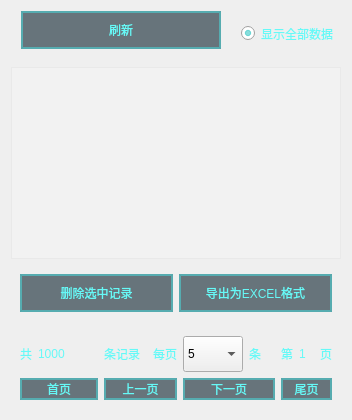
          <widget class="QWidget" name="tabDataFile">
           <property name="styleSheet">
            <string notr="true">#tabDataFile{
border-image: url(:/widget/调距桨背景.png);
}

QGroupBox{
	background-color: rgba(16, 57, 70, 1);
	border: 0px solid rgb(111, 255, 255);
	margin-top:3.3ex;
	color: rgba(102, 249, 247, 1);
	font: 12pt &quot;微软雅黑&quot;;
}

QGroupBox::title{
	subcontrol-origin: margin;
	subcontrol-position: top center;
	background-color: rgba(19, 67, 79, 1);
	padding: 7 10000px;
}

QLineEdit{
	background-color: rgba(255, 255, 255,0.2);
	border-width:0;
	border-style:outset;
	color: rgba(102, 249, 247, 1);
	font: 12pt &quot;微软雅黑&quot;;
}

QLabel{
	color: rgba(102, 249, 247, 1);
	font: 12pt &quot;微软雅黑&quot;;
}


QRadioButton{
	color: rgba(102, 249, 247, 1);
	font: 12pt &quot;微软雅黑&quot;;
}


QPushButton{
	border: 2px solid rgba(61, 255, 255,0.4);
	background-color: rgba(12, 34, 45, 0.6);
	font: 10pt &quot;微软雅黑&quot;;
	color: rgba(102, 249, 247, 1);
	text-align：center;
}

QPushButton::disabled{
	border: 0px;
	color: rgba(102, 249, 247, 0.3);
	text-align：center;
}

QPushButton::pressed{
	border: 2px solid rgba(61, 255, 255,0.8);
	background-color: rgba(12, 34, 45, 1);
	font: 12pt &quot;微软雅黑&quot;;
}

QPushButton::hover{
	border: 2.5px solid rgba(61, 255, 255,0.8);
	background-color: rgba(12, 34, 45, 0.6);
	font: 75 12pt &quot;微软雅黑&quot;;
}

QDoubleSpinBox{
	border: 0px solid rgba(61, 255, 255,0.4);
	background-color: rgba(255, 255, 255, 0.2);
	font: 12pt &quot;Times New Roman&quot;;
	color: rgba(102, 249, 247, 1);
	text-align：center;
	padding-left:10px;
}
</string>
           </property>
           <attribute name="title">
            <string>数据列表</string>
           </attribute>
           <layout class="QVBoxLayout" name="verticalLayout_10">
            <item>
             <widget class="QWidget" name="widget_9" native="true">
              <property name="minimumSize">
               <size>
                <width>0</width>
                <height>50</height>
               </size>
              </property>
              <property name="maximumSize">
               <size>
                <width>16777215</width>
                <height>50</height>
               </size>
              </property>
              <widget class="QPushButton" name="BtnUpdateFile">
               <property name="geometry">
                <rect>
                 <x>10</x>
                 <y>0</y>
                 <width>200</width>
                 <height>38</height>
                </rect>
               </property>
               <property name="minimumSize">
                <size>
                 <width>200</width>
                 <height>38</height>
                </size>
               </property>
               <property name="text">
                <string>刷新</string>
               </property>
              </widget>
              <widget class="QPushButton" name="BtnSearchSet">
               <property name="geometry">
                <rect>
                 <x>10</x>
                 <y>50</y>
                 <width>200</width>
                 <height>38</height>
                </rect>
               </property>
               <property name="minimumSize">
                <size>
                 <width>200</width>
                 <height>38</height>
                </size>
               </property>
               <property name="text">
                <string>检索设置</string>
               </property>
              </widget>
              <widget class="QRadioButton" name="RbAllData">
               <property name="geometry">
                <rect>
                 <x>230</x>
                 <y>10</y>
                 <width>130</width>
                 <height>25</height>
                </rect>
               </property>
               <property name="minimumSize">
                <size>
                 <width>130</width>
                 <height>0</height>
                </size>
               </property>
               <property name="text">
                <string>显示全部数据</string>
               </property>
               <property name="checked">
                <bool>true</bool>
               </property>
               <property name="autoRepeat">
                <bool>false</bool>
               </property>
              </widget>
              <widget class="QRadioButton" name="RbSearchData">
               <property name="geometry">
                <rect>
                 <x>230</x>
                 <y>60</y>
                 <width>130</width>
                 <height>25</height>
                </rect>
               </property>
               <property name="minimumSize">
                <size>
                 <width>130</width>
                 <height>0</height>
                </size>
               </property>
               <property name="text">
                <string>仅显示检索数据</string>
               </property>
               <property name="checked">
                <bool>false</bool>
               </property>
              </widget>
             </widget>
            </item>
            <item>
             <widget class="QTableWidget" name="TblDRList">
              <property name="styleSheet">
               <string notr="true">background-color: rgba(255, 255, 255,0.2);</string>
              </property>
              <attribute name="verticalHeaderVisible">
               <bool>false</bool>
              </attribute>
             </widget>
            </item>
            <item>
             <widget class="QWidget" name="widget" native="true">
              <property name="minimumSize">
               <size>
                <width>0</width>
                <height>40</height>
               </size>
              </property>
              <layout class="QHBoxLayout" name="horizontalLayout_7">
               <item>
                <widget class="QPushButton" name="BtnDelDR">
                 <property name="minimumSize">
                  <size>
                   <width>150</width>
                   <height>38</height>
                  </size>
                 </property>
                 <property name="text">
                  <string>删除选中记录</string>
                 </property>
                </widget>
               </item>
               <item>
                <widget class="QPushButton" name="BtnToExcel">
                 <property name="minimumSize">
                  <size>
                   <width>150</width>
                   <height>38</height>
                  </size>
                 </property>
                 <property name="text">
                  <string>导出为EXCEL格式</string>
                 </property>
                </widget>
               </item>
              </layout>
             </widget>
            </item>
            <item>
             <widget class="QWidget" name="widget_DMS_TableControl_5" native="true">
              <property name="minimumSize">
               <size>
                <width>0</width>
                <height>60</height>
               </size>
              </property>
              <property name="maximumSize">
               <size>
                <width>16777215</width>
                <height>120</height>
               </size>
              </property>
              <property name="styleSheet">
               <string notr="true">QWidget#widgetSearch{
background-color: rgb(238, 239, 241);}
QLabel{
background-color: rgba(255, 255, 255, 0);
font: 25 14pt &quot;微软雅黑 Light&quot;;}
</string>
              </property>
              <layout class="QGridLayout" name="gridLayout_19">
               <item row="0" column="0">
                <widget class="QLabel" name="label_33">
                 <property name="text">
                  <string>共</string>
                 </property>
                </widget>
               </item>
               <item row="0" column="1">
                <widget class="QLabel" name="label_DMS_TableControl_TotalNum_2">
                 <property name="minimumSize">
                  <size>
                   <width>60</width>
                   <height>0</height>
                  </size>
                 </property>
                 <property name="styleSheet">
                  <string notr="true"/>
                 </property>
                 <property name="text">
                  <string>1000</string>
                 </property>
                </widget>
               </item>
               <item row="0" column="2" colspan="2">
                <widget class="QLabel" name="label_34">
                 <property name="text">
                  <string>条记录  </string>
                 </property>
                </widget>
               </item>
               <item row="0" column="4">
                <widget class="QLabel" name="label_35">
                 <property name="styleSheet">
                  <string notr="true">background-color: rgba(255, 255, 255, 0);
font: 25 14pt &quot;微软雅黑 Light&quot;;</string>
                 </property>
                 <property name="text">
                  <string>每页</string>
                 </property>
                </widget>
               </item>
               <item row="0" column="5">
                <widget class="QComboBox" name="comboBox_DMS_TableControl_PageRecordsNumber_2">
                 <property name="styleSheet">
                  <string notr="true">width: 30px; height: 30px;
font: 25 14pt &quot;微软雅黑 Light&quot;;</string>
                 </property>
                 <property name="currentText">
                  <string>5</string>
                 </property>
                 <item>
                  <property name="text">
                   <string>5</string>
                  </property>
                 </item>
                 <item>
                  <property name="text">
                   <string>10</string>
                  </property>
                 </item>
                 <item>
                  <property name="text">
                   <string>15</string>
                  </property>
                 </item>
                 <item>
                  <property name="text">
                   <string>20</string>
                  </property>
                 </item>
                 <item>
                  <property name="text">
                   <string>25</string>
                  </property>
                 </item>
                 <item>
                  <property name="text">
                   <string>30</string>
                  </property>
                 </item>
                 <item>
                  <property name="text">
                   <string>35</string>
                  </property>
                 </item>
                 <item>
                  <property name="text">
                   <string>40</string>
                  </property>
                 </item>
                 <item>
                  <property name="text">
                   <string>50</string>
                  </property>
                 </item>
                 <item>
                  <property name="text">
                   <string>60</string>
                  </property>
                 </item>
                 <item>
                  <property name="text">
                   <string>70</string>
                  </property>
                 </item>
                 <item>
                  <property name="text">
                   <string>80</string>
                  </property>
                 </item>
                 <item>
                  <property name="text">
                   <string>90</string>
                  </property>
                 </item>
                 <item>
                  <property name="text">
                   <string>100</string>
                  </property>
                 </item>
                </widget>
               </item>
               <item row="0" column="6">
                <widget class="QLabel" name="label_36">
                 <property name="styleSheet">
                  <string notr="true">background-color: rgba(255, 255, 255, 0);
font: 25 14pt &quot;微软雅黑 Light&quot;;</string>
                 </property>
                 <property name="text">
                  <string>条    </string>
                 </property>
                </widget>
               </item>
               <item row="0" column="7">
                <widget class="QLabel" name="label_37">
                 <property name="styleSheet">
                  <string notr="true">background-color: rgba(255, 255, 255, 0);
font: 25 14pt &quot;微软雅黑 Light&quot;;</string>
                 </property>
                 <property name="text">
                  <string>第</string>
                 </property>
                </widget>
               </item>
               <item row="0" column="8">
                <widget class="QLabel" name="label_DMS_TableControl_PageNum">
                 <property name="minimumSize">
                  <size>
                   <width>15</width>
                   <height>0</height>
                  </size>
                 </property>
                 <property name="styleSheet">
                  <string notr="true">background-color: rgba(255, 255, 255, 0);
font: 25 14pt &quot;微软雅黑 Light&quot;;</string>
                 </property>
                 <property name="text">
                  <string>1</string>
                 </property>
                </widget>
               </item>
               <item row="0" column="9">
                <widget class="QLabel" name="label_38">
                 <property name="styleSheet">
                  <string notr="true">background-color: rgba(255, 255, 255, 0);
font: 25 14pt &quot;微软雅黑 Light&quot;;</string>
                 </property>
                 <property name="text">
                  <string>页</string>
                 </property>
                </widget>
               </item>
               <item row="1" column="7" colspan="3">
                <widget class="QPushButton" name="pushButton_DMS_TableControl_LastPage_3">
                 <property name="minimumSize">
                  <size>
                   <width>0</width>
                   <height>0</height>
                  </size>
                 </property>
                 <property name="styleSheet">
                  <string notr="true"/>
                 </property>
                 <property name="text">
                  <string>尾页</string>
                 </property>
                </widget>
               </item>
               <item row="1" column="0" colspan="2">
                <widget class="QPushButton" name="pushButton_DMS_TableControl_FirstPage_3">
                 <property name="styleSheet">
                  <string notr="true"/>
                 </property>
                 <property name="text">
                  <string>首页</string>
                 </property>
                </widget>
               </item>
               <item row="1" column="5" colspan="2">
                <widget class="QPushButton" name="pushButton_DMS_TableControl_NextPage_3">
                 <property name="styleSheet">
                  <string notr="true"/>
                 </property>
                 <property name="text">
                  <string>下一页</string>
                 </property>
                </widget>
               </item>
               <item row="1" column="2" colspan="3">
                <widget class="QPushButton" name="pushButton_DMS_TableControl_PreviousPage_3">
                 <property name="styleSheet">
                  <string notr="true"/>
                 </property>
                 <property name="text">
                  <string>上一页</string>
                 </property>
                </widget>
               </item>
              </layout>
             </widget>
            </item>
           </layout>
          </widget>
